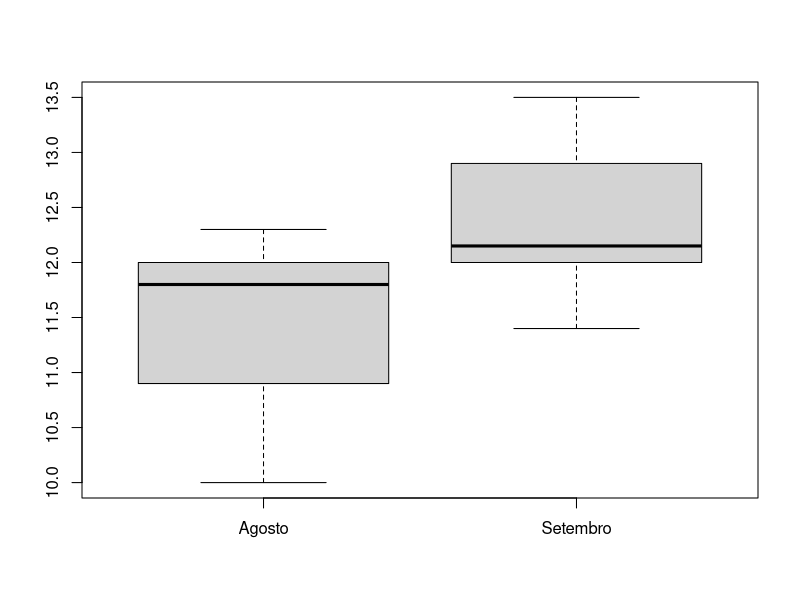
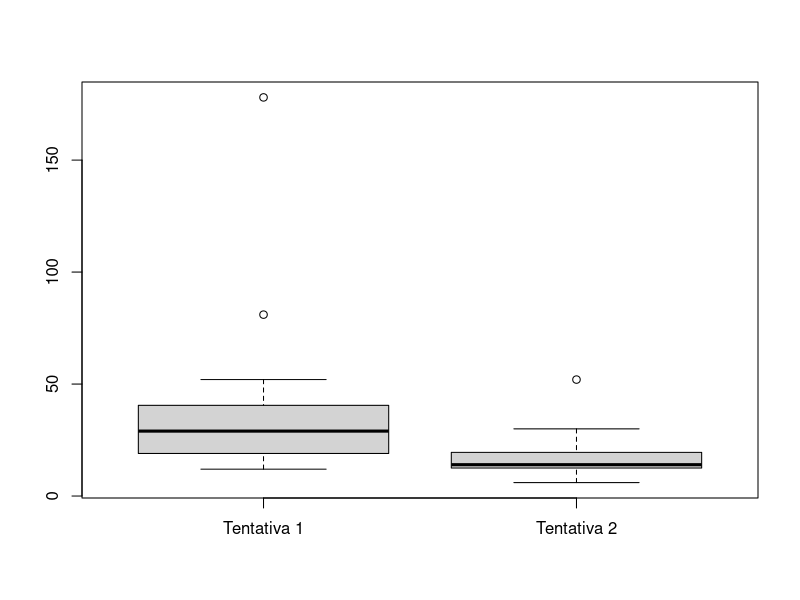
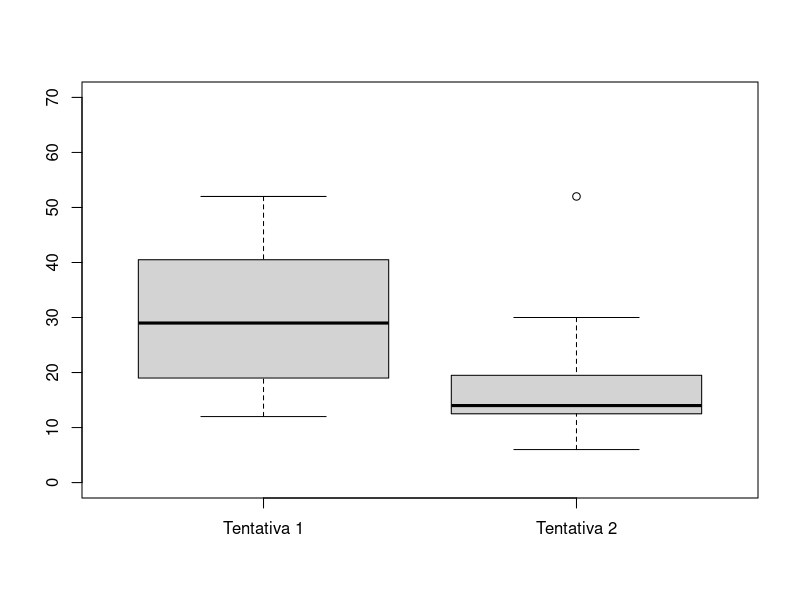

The R source for these figures, in order:
# A massa de 10 pássaros migratórios foi medida em duas ocasiões
# primeiro em agosto e os mesmos pássaros (marcados individualemente e recapturados)
# foram medidos novamente em setembro
# O peso dos pássaros mudou?

# Hipóteses
# H0: Não houve diferença entre os pesos
# H1: Houve diferença entre os pesos

ago <- c(10.3,11.4,10.9,12.0,10.0,11.9,12.2,12.3,11.7,12.0)
set <- c(12.2,12.1,13.1,11.9,12.0,12.9,11.4,12.1,13.5,12.3)

massa <- data.frame(ago, set)
names(massa) <- c("Agosto", "Setembro")

## Investigação inicial

boxplot(massa)

## Teste

wilcox.test(ago, set, paired = TRUE,
            alternative = "two.sided")

# Há uma diferença significativa entre as massas medianas das duas amostras
# e os pássaros têm uma massa significativamente maior em setembro.

# Testar se os pesos aumentaram

wilcox.test(ago, set, paired = TRUE,
            alternative = "greater")

# Rejeita H0

# Exemplo 2

# Pares combinados de tempos (segundos) de uma amostra aleatória de crianças às quais
# foram dados blocos com a instrução de construirem a torre mais alta possível.
# Esse procedimente é usado para medir a inteligência de crianças.
# Testar a afirmativa de que não há diferença entre os tempos da primeira e da segunda tentativas.

# Hipóteses
# H0: Não há diferença entre os tempos da primeira e da sengunda tentativas.
# H1: Há uma diferença entre os tempos da primeira e da sengunda tentativas.

tent1 <- c(30,19,19,23,29,178,42,20,12,39,14,81,17,31,52)
tent2 <- c(30,6,14,8,14,52,14,22,17,8,11,30,14,17,15)

tempos <- data.frame(tent1, tent2)
names(tempos) <- c("Tentativa 1", "Tentativa 2")

# Investigação inicial

boxplot(tempos)
boxplot(tempos, ylim = c(0,70))

## Teste
wilcox.test(tent1, tent2, paired = TRUE,
            alternative = "two.sided")

# Rejeita-se a hipótese nula. Parece haver uma diferença entre os tempos da primeira
# e da segunda tentativas.

## Verificar se diminuiu o tempo
wilcox.test(tent1, tent2, paired = TRUE,
            alternative = "less")
